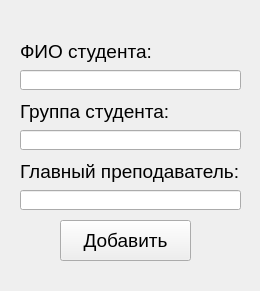
<?xml version="1.0" encoding="UTF-8"?>
<ui version="4.0">
 <class>Add_student</class>
 <widget class="QWidget" name="Add_student">
  <property name="geometry">
   <rect>
    <x>0</x>
    <y>0</y>
    <width>260</width>
    <height>291</height>
   </rect>
  </property>
  <property name="windowTitle">
   <string>Добавить студента</string>
  </property>
  <widget class="QLineEdit" name="lineEdit">
   <property name="geometry">
    <rect>
     <x>20</x>
     <y>70</y>
     <width>221</width>
     <height>20</height>
    </rect>
   </property>
  </widget>
  <widget class="QLabel" name="label">
   <property name="geometry">
    <rect>
     <x>20</x>
     <y>40</y>
     <width>191</width>
     <height>23</height>
    </rect>
   </property>
   <property name="font">
    <font>
     <pointsize>14</pointsize>
    </font>
   </property>
   <property name="text">
    <string>ФИО студента:</string>
   </property>
  </widget>
  <widget class="QPushButton" name="pushButton">
   <property name="geometry">
    <rect>
     <x>60</x>
     <y>220</y>
     <width>131</width>
     <height>41</height>
    </rect>
   </property>
   <property name="font">
    <font>
     <pointsize>14</pointsize>
    </font>
   </property>
   <property name="text">
    <string>Добавить</string>
   </property>
  </widget>
  <widget class="QLineEdit" name="lineEdit_2">
   <property name="geometry">
    <rect>
     <x>20</x>
     <y>130</y>
     <width>221</width>
     <height>20</height>
    </rect>
   </property>
  </widget>
  <widget class="QLabel" name="label_2">
   <property name="geometry">
    <rect>
     <x>20</x>
     <y>100</y>
     <width>191</width>
     <height>23</height>
    </rect>
   </property>
   <property name="font">
    <font>
     <pointsize>14</pointsize>
    </font>
   </property>
   <property name="text">
    <string>Группа студента:</string>
   </property>
  </widget>
  <widget class="QLineEdit" name="lineEdit_3">
   <property name="geometry">
    <rect>
     <x>20</x>
     <y>190</y>
     <width>221</width>
     <height>20</height>
    </rect>
   </property>
  </widget>
  <widget class="QLabel" name="label_3">
   <property name="geometry">
    <rect>
     <x>20</x>
     <y>160</y>
     <width>221</width>
     <height>23</height>
    </rect>
   </property>
   <property name="font">
    <font>
     <pointsize>14</pointsize>
    </font>
   </property>
   <property name="text">
    <string>Главный преподаватель:</string>
   </property>
  </widget>
 </widget>
 <resources/>
 <connections/>
</ui>
